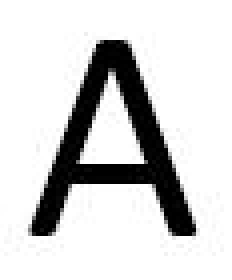
#> input picture Python/ImageProcessing/As/A1.JPG, 58 x 70 px (shown 4 times larger); its folder holds 4 pictures in this run; the run also reads 1 picture not shown here
$ python ConvertImgToArrays.py
#> lines starting #> are read from the running program, lines starting #| are printed output that depends on the picture
"""
Accepts an image input
Assess if it is 'A', returns True if so
Also if it is 'A', adds it to the training library of 'A' images (only if it is non-existent)
"""

import os
from PIL import Image
import numpy as np

def setTrainData():
    # Path where images are stored
    img_folder = os.path.join(os.getcwd(), 'As')
    # Read all .JPG filenames for the images to process
    # from the given folder
    imageFiles = [os.path.join(img_folder,f)
            for f in os.listdir(img_folder)
            if '.JPG' in f.upper()]
    return imageFiles


def setTestData():
    # Path where images are stored
    img_folder = os.path.join(os.getcwd(), 'A_Test')
    # Read all .JPG filenames for the images to process
    # from the given folder
    imageFiles = [os.path.join(img_folder,f)
            for f in os.listdir(img_folder)
            if '.JPG' in f.upper()]
    return imageFiles


#Func: Create an image from the array
def createImageFromArray(arr,i):
    data = arr['img_data'][:-1]
    img = Image.fromarray(data, 'RGB')
    #img.save('alphabet_A_{}.png'.format(i))
    img.save('./images/alphabet_A_%02i.png' % i)
    #print(i)

#Func: Convert image into arrays
def convertImageToArray(filename):
    d = dict()
    objImage = Image.open(filename)
    w,h = objImage.size
#> w = 58; h = 70
    print(w,h)
#| 58 70
    #create a one dim array with ones. All Ones represent a state of 'Truth' or 'Existence'
    arrYstate = np.ones((h,w,3), dtype=int)
    arrImage = np.array(objImage)
    d['train_data'] = np.stack((arrImage, arrYstate))
    d['img_data'] = arrImage
    d['img_dim'] = [h,w]
    #print(d['data'].shape)
    #print(d['img_data'].shape)
    #print(d['dim'])
    return d

#Func: main
def main():
    np_arrays = map(convertImageToArray, setTrainData())
    return np_arrays

#Start
if __name__ == '__main__':

    #Declaration
    i=1

    #Get the array of images
    arrOfImages=main()

    for eachImg in arrOfImages:
        createImageFromArray(eachImg,i)
        i=i+1
#> this loop made 4 passes
#> pass 1, in createImageFromArray, `data = arr['img_data'][:-1]`:
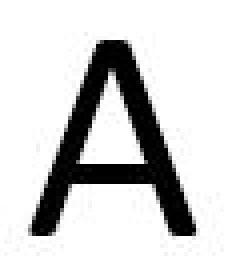
#> data: shape (69, 58, 3) (shown 4 times larger); min 0, max 255, mean 210.3
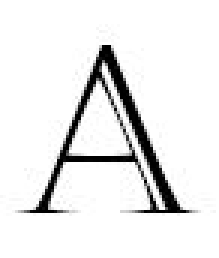
#> input picture Python/ImageProcessing/As/A10.JPG, 73 x 86 px (shown 3 times larger)
#> pass 2, in createImageFromArray (call 2), `data = arr['img_data'][:-1]`:
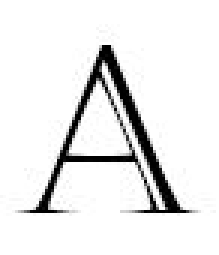
#> data: shape (85, 73, 3) (shown 3 times larger); min 0, max 255, mean 234.4
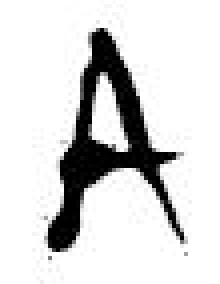
#> input picture Python/ImageProcessing/As/A11.JPG, 55 x 71 px (shown 4 times larger)
#> pass 3, in createImageFromArray (call 3), `data = arr['img_data'][:-1]`:
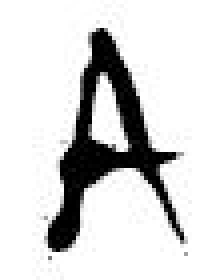
#> data: shape (70, 55, 3) (shown 4 times larger); min 0, max 255, mean 215.6
#> pass 3, in convertImageToArray (call 4), `objImage = Image.open(filename)`:
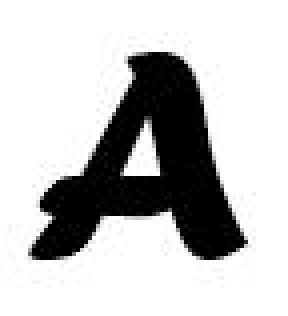
#> objImage: PIL image 72x79 RGB (shown 4 times larger); min 0, max 255, mean 194.4
        #break;
